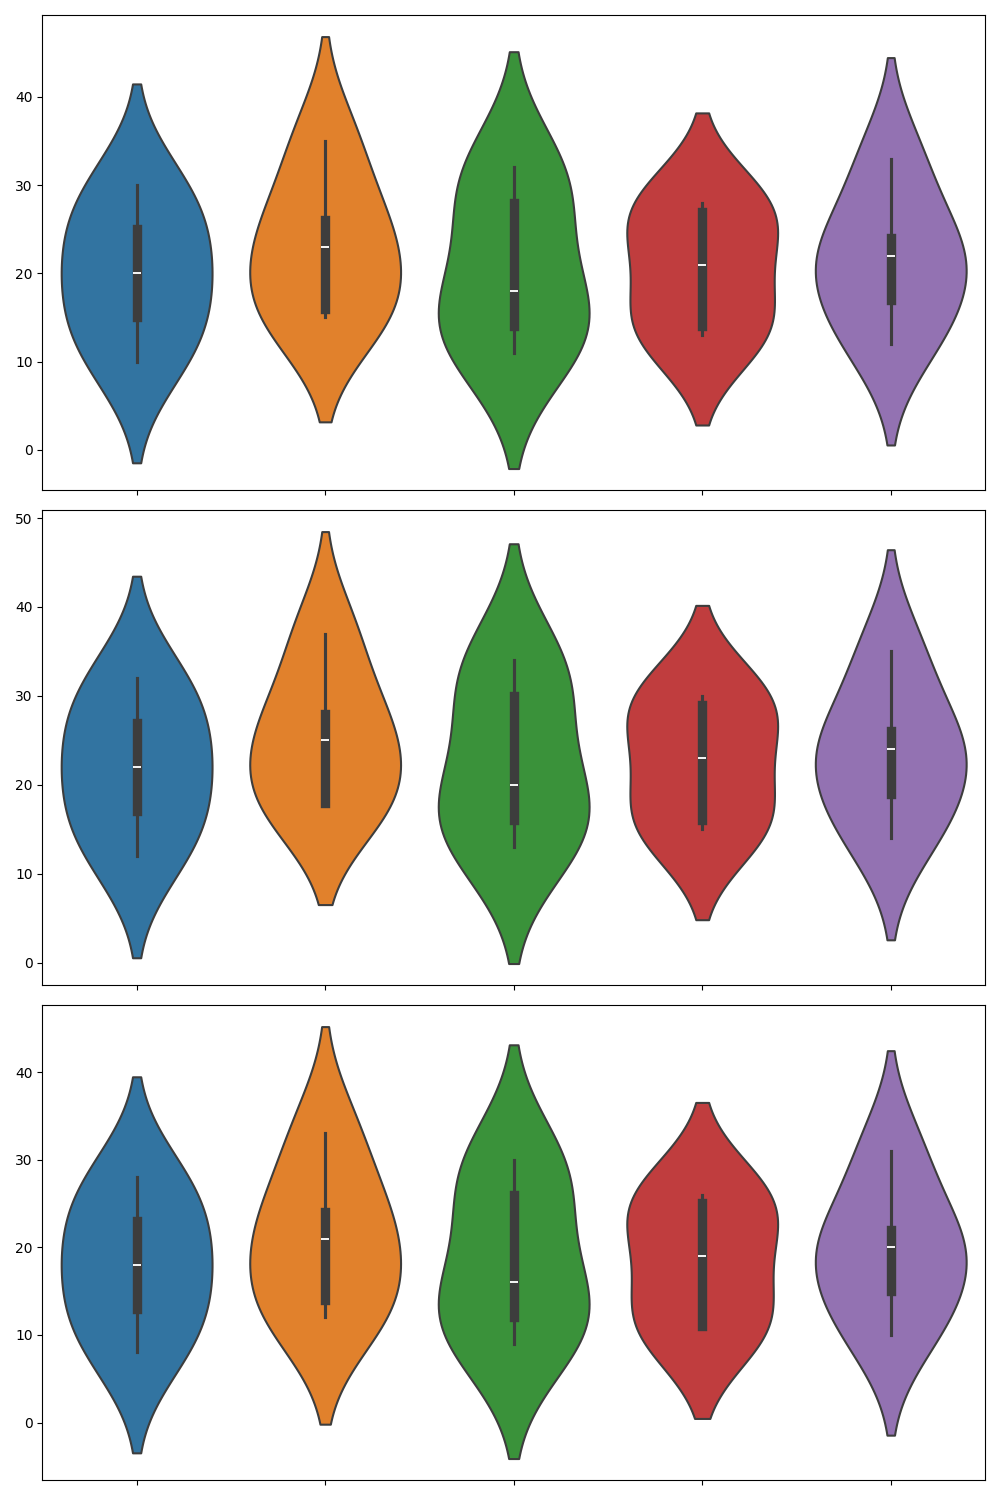

Generate this figure with Python:
import matplotlib.pyplot as plt
import numpy as np
import seaborn as sns

# Define the regions
regions = ['Region A', 'Region B', 'Region C', 'Region D', 'Region E']

# Bird sightings data (density per km²) for three periods
spring_density = np.array([
    [10, 15, 11, 14, 12], 
    [20, 23, 18, 21, 22], 
    [30, 35, 32, 28, 33],
    [25, 26, 28, 27, 24],
    [15, 16, 14, 13, 17]
])

summer_density = np.array([
    [12, 18, 13, 16, 14], 
    [22, 25, 20, 23, 24], 
    [32, 37, 34, 30, 35],
    [27, 28, 30, 29, 26],
    [17, 18, 16, 15, 19]
])

winter_density = np.array([
    [8, 12, 9, 11, 10], 
    [18, 21, 16, 19, 20], 
    [28, 33, 30, 26, 31],
    [23, 24, 26, 25, 22],
    [13, 14, 12, 11, 15]
])

# Create a figure with multiple subplots
fig, axs = plt.subplots(3, 1, figsize=(10, 15), tight_layout=True)

# Define the density plot function without titles and labels
def create_density_plot(ax, data):
    sns.violinplot(data=data, ax=ax, linewidth=1.5)
    ax.set_xticklabels([])  # Remove the region labels
    ax.set_xlabel('')  # Remove the x axis label
    ax.set_ylabel('')  # Remove the y axis label
    ax.set_title('')  # Remove the title

# Create density plots for each season
create_density_plot(axs[0], spring_density)
create_density_plot(axs[1], summer_density)
create_density_plot(axs[2], winter_density)

# Show the plot
plt.show()
